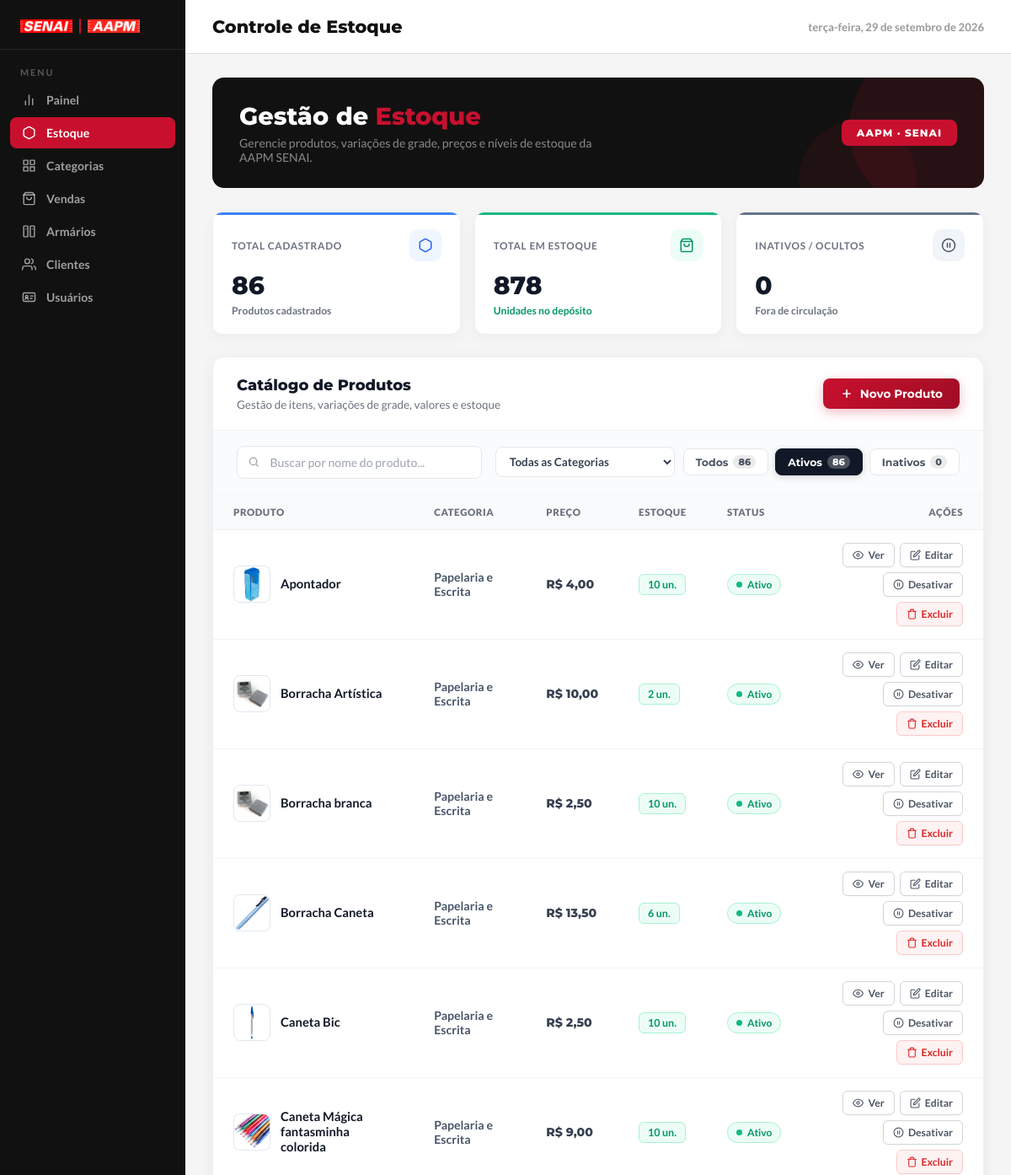
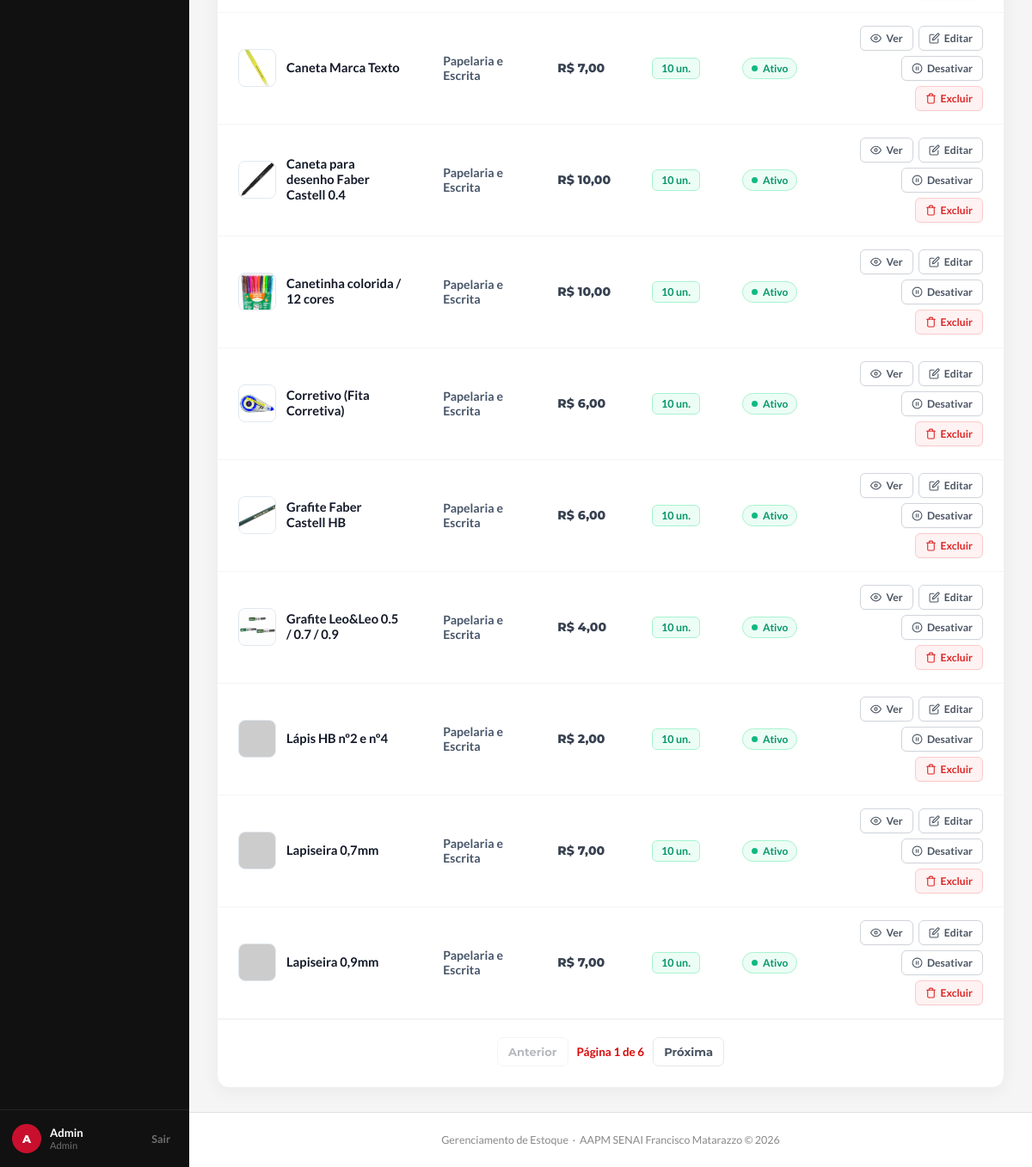
The page /produtos (signed in) on the database as committed earlier (2 pictures, top to bottom).
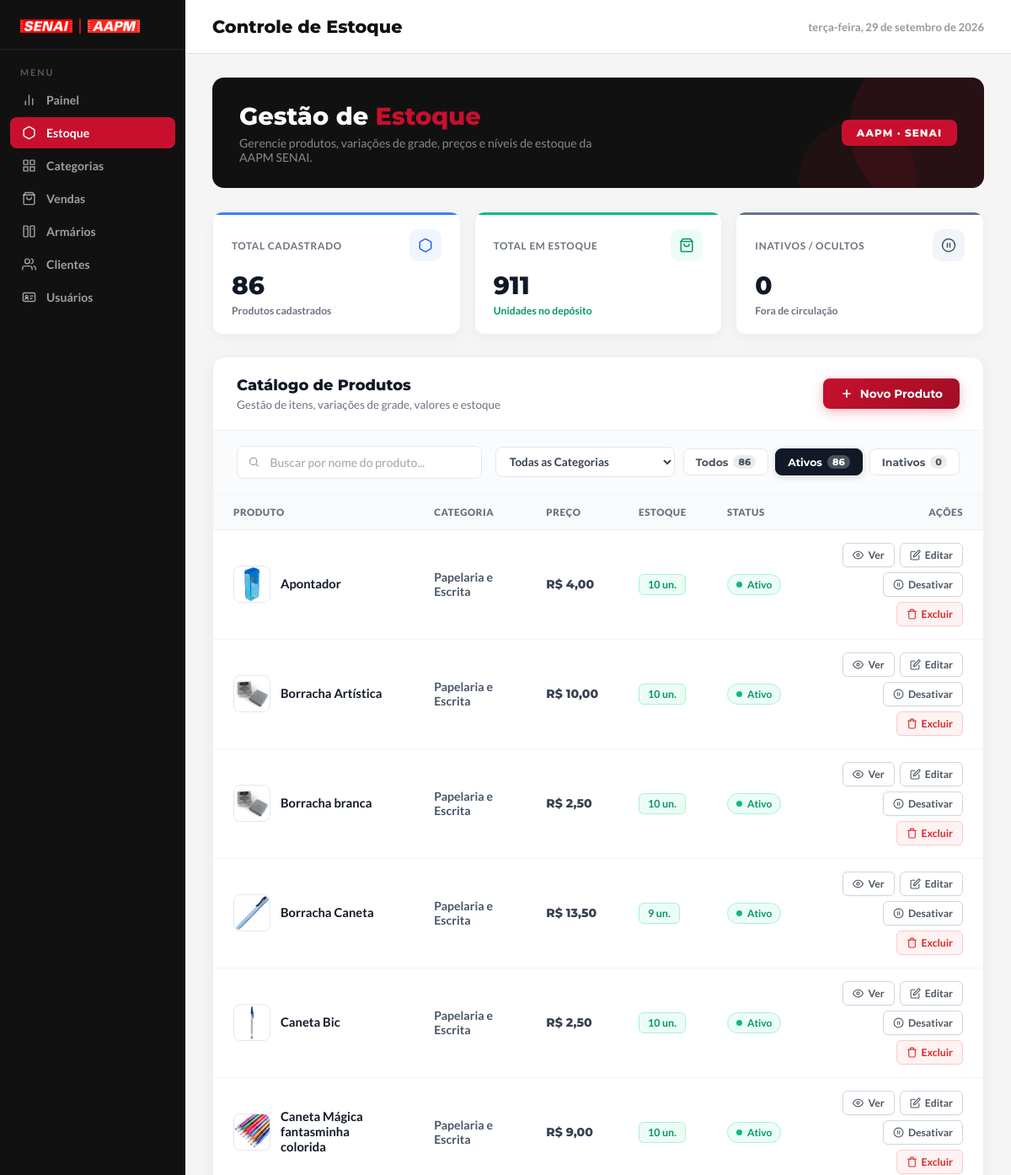
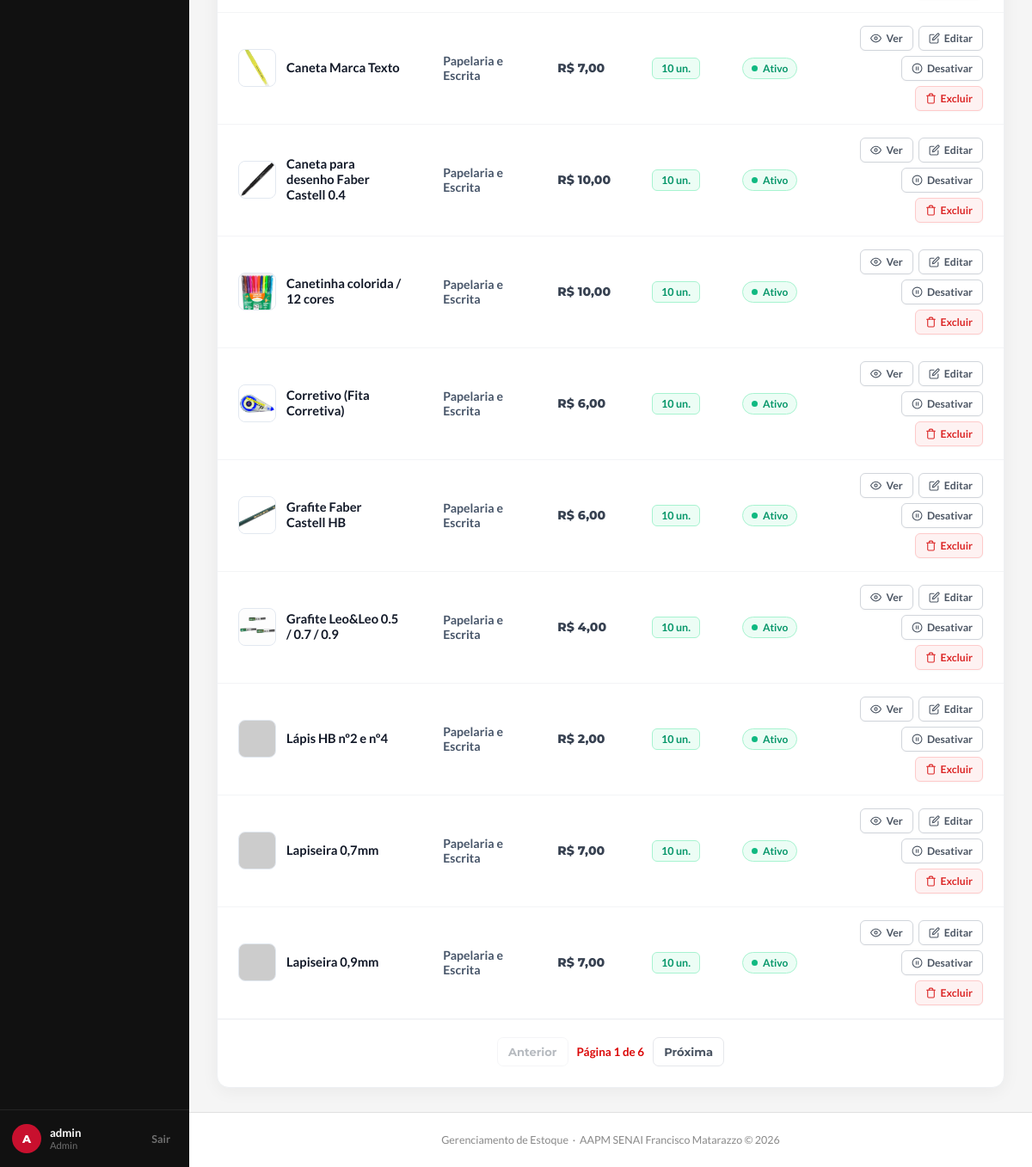
The same page on the database as committed later (2 pictures, top to bottom).
### app/models/produto.py (models this page shows, shortened)
class Produto(Base):
    __tablename__ = "produtos"
    id = Column(Integer, primary_key=True, autoincrement=True, index=True)
    nome = Column(String(100), nullable=False)
    preco = Column(Float, nullable=False, default=0.0)
    estoque_atual = Column(Integer, default=0)
    descricao = Column(String(255), nullable=True)
    ativa = Column(Boolean, default=True)
    imagem_path = Column(String(255), nullable=True)
    categoria_id = Column(Integer, ForeignKey("categorias.id", ondelete="SET NULL"), nullable=False)
    categoria = relationship("Categoria", back_populates="produtos")
    variacoes = relationship("ProdutoVariacao", back_populates="produto", cascade="all, delete-orphan", lazy="select")

### app/models/categoria.py (models this page shows)
class Categoria(Base):
    __tablename__ = "categorias"
    id = Column(Integer, primary_key=True, autoincrement=True, index=True)
    nome = Column(String(50), unique=True, nullable=False)
    ativa = Column(Boolean, default=True)
    produtos = relationship("Produto", back_populates="categoria", lazy="select")

### app/controllers/produto_controller.py (the view)
@router.get("")
def listar_produtos(
    request: Request,
    busca: str = "",
    categoria_id: int = 0,
    status: str = "ativos",
    db: Session = Depends(get_db),
    page: int = 1,
    per_page: int = 15,
    usuario = Depends(get_usuario_logado)
):
    query = db.query(Produto)
    if status == "inativos":
        query = query.filter(Produto.ativa == False)
    elif status == "ativos":
        query = query.filter(Produto.ativa == True)
    else:
        status = "todos"
    if busca:
        query = query.filter(Produto.nome.ilike(f"%{busca}%"))
    if categoria_id:
        query = query.filter(Produto.categoria_id == categoria_id)
    total_produtos = query.count()
    total_estoque = query.with_entities(
        func.coalesce(func.sum(Produto.estoque_atual), 0)
    ).scalar()
    page = max(page, 1)
    per_page = max(per_page, 1)
    total_pages = math.ceil(total_produtos / per_page) if total_produtos else 1
    page = min(page, total_pages)
    offset = (page - 1) * per_page
    produtos    = query.offset(offset).limit(per_page).all()
    categorias  = db.query(Categoria).filter(Categoria.ativa == True).all()
    return templates.TemplateResponse(
        request,
        "produtos/index.html",
        {
            "request":      request,
            "usuario":      usuario,
            "produtos":     produtos,
            "categorias":   categorias,
            "busca":        busca,
            "categoria_id": categoria_id,
            "status_atual": status,
            "page":         page,
            "per_page":     per_page,
            "total_pages":  total_pages,
            "total_produtos": total_produtos,
            "total_estoque": int(total_estoque or 0)
        }
    )

### app/templates/produtos/index.html (shortened to what the changed rows need)
<!DOCTYPE html>
<html lang="pt-BR">
<head>
  <link rel="stylesheet" href="/static/css/estoque.css?v=26" />
</head>
<body>
  <aside class="barra-lateral" id="barraLateral">
    <div class="barra-rodape">
      <div class="barra-usuario">
        <div class="info-usuario">
          <strong>{{ usuario.nome if usuario and usuario.nome else 'Usuário' }}</strong>
          <small>{{ usuario.role|capitalize if usuario and usuario.role else 'Usuário' }}</small>
        </div>
      </div>
    </div>
  </aside>
  <div class="conteudo-principal">
    <header class="cabecalho-pagina">
      <div class="cabecalho-titulo">
        <h1>Controle de Estoque</h1>
      </div>
    </header>
    <main class="area-conteudo">
      <div class="bloco-boas-vindas">
        <div class="bv-texto">
          <h2>Gestão de <span>Estoque</span></h2>
        </div>
      </div>
      {% set v_itens = total_estoque if total_estoque is defined else (produtos | map(attribute='estoque_atual') | sum if produtos else 0) %}
      <div class="grade-metricas" style="grid-template-columns: repeat(auto-fit, minmax(220px, 1fr));">
        <div class="card-metrica card-disponivel" onclick="window.location.href='/produtos?status=ativos&categoria_id={{ categoria_id }}&busca={{ busca }}'" style="cursor: pointer;" title="Ver produtos ativos">
          <div class="cm-topo">
            <span class="cm-label">Total em Estoque</span>
            <div class="cm-icone verde">
            </div>
          </div>
          <div class="cm-valor" id="metricaTotalItens">{{ v_itens }}</div>
          <div class="cm-variacao disponivel">Unidades no depósito</div>
        </div>
      </div>
      <div class="armarios-card">
        <div class="tabela-container">
          <table class="tabela-armarios">
            <thead>
              <tr>
                <th>Produto</th>
                <th>Categoria</th>
                <th>Preço</th>
                <th>Estoque</th>
                <th>Status</th>
                <th style="text-align: right;">Ações</th>
              </tr>
            </thead>
            <tbody id="tabelaProdutos">
              {% for p in produtos %}
              <tr
                data-status="{{ 'ativo' if p.ativa else 'inativo' }}"
                data-ativa="{{ 'true' if p.ativa else 'false' }}"
                data-categoria-id="{{ p.categoria_id or '' }}"
                data-estoque="{{ p.estoque_atual or 0 }}">
                <td>
                  <div class="produto-celula">
                    <img src="{{ p.imagem_url }}" alt="{{ p.nome }}" class="produto-thumb" onerror="this.src='https://placehold.co/300x300?text=Sem+Imagem'" />
                    <div>
                      <div class="produto-info-titulo">{{ p.nome }}</div>
                    </div>
                  </div>
                </td>
                <td>
                  <strong style="color: #475569;">{{ p.categoria.nome if p.categoria else "—" }}</strong>
                </td>
                <td class="td-preco">
                  R$ {{ "%.2f"|format(p.preco)|replace('.', ',') }}
                </td>
                <td>
                  {% if not p.ativa %}
                  <span class="chip-estoque esgotado">Desativado</span>
                  {% elif p.estoque_atual <= 0 %}
                  <span class="chip-estoque esgotado">0 un.</span>
                  {% else %}
                  <span class="chip-estoque em-estoque">{{ p.estoque_atual }} un.</span>
                  {% endif %}
                </td>
                <td>
                  {% if p.ativa %}
                  <span class="tag-tipo verde">
                    <span class="ponto-status"></span> Ativo
                  </span>
                  {% else %}
                  <span class="tag-tipo cinza">
                    <span class="ponto-status"></span> Inativo
                  </span>
                  {% endif %}
                </td>
                <td>
                  <div class="acoes-armario" style="justify-content: flex-end;">
                    <button
                      type="button"
                      class="btn-acao btn-abrir-ver"
                      data-id="{{ p.id }}"
                      data-nome="{{ p.nome }}"
                      data-categoria-nome="{{ p.categoria.nome if p.categoria else '—' }}"
                      data-categoria-id="{{ p.categoria_id or '' }}"
                      data-preco="{{ p.preco }}"
                      data-estoque="{{ p.estoque_atual or 0 }}"
                      data-ativa="{{ 'true' if p.ativa else 'false' }}"
                      data-imagem-url="{{ p.imagem_url }}"
                      data-descricao="{{ p.descricao or '' }}"
                      onclick="abrirModalVerBtn(this)"
                      title="Ver detalhes completos do produto">
                      <svg viewBox="0 0 24 24"><path d="M1 12s4-8 11-8 11 8 11 8-4 8-11 8-11-8-11-8z"/><circle cx="12" cy="12" r="3"/></svg>
                      Ver
                    </button>
                    {% if usuario and usuario.role == 'admin' %}
                    <button
                      type="button"
                      class="btn-acao btn-editar"
                      data-id="{{ p.id }}"
                      data-nome="{{ p.nome }}"
                      data-categoria-nome="{{ p.categoria.nome if p.categoria else '—' }}"
                      data-categoria-id="{{ p.categoria_id or '' }}"
                      data-preco="{{ p.preco }}"
                      data-estoque="{{ p.estoque_atual or 0 }}"
                      data-ativa="{{ 'true' if p.ativa else 'false' }}"
                      data-imagem-url="{{ p.imagem_url }}"
                      data-descricao="{{ p.descricao or '' }}"
                      onclick="abrirModalEditarBtn(this)"
                      title="Editar produto">
                      <svg viewBox="0 0 24 24"><path d="M11 4H4a2 2 0 0 0-2 2v14a2 2 0 0 0 2 2h14a2 2 0 0 0 2-2v-7"/><path d="M18.5 2.5a2.121 2.121 0 0 1 3 3L12 15l-4 1 1-4 9.5-9.5z"/></svg>
                      Editar
                    </button>
                    {% if p.ativa %}
                    <button
                      type="button"
                      class="btn-acao btn-toggle-desativar"
                      data-id="{{ p.id }}"
                      data-nome="{{ p.nome }}"
                      data-acao="desativar"
                      onclick="abrirModalToggleBtn(this)"
                      title="Desativar produto">
                      <svg viewBox="0 0 24 24"><circle cx="12" cy="12" r="10"/><line x1="10" y1="15" x2="10" y2="9"/><line x1="14" y1="15" x2="14" y2="9"/></svg>
                      Desativar
                    </button>
                    {% endif %}
                    <button
                      type="button"
                      class="btn-acao btn-excluir"
                      data-id="{{ p.id }}"
                      data-nome="{{ p.nome }}"
                      onclick="abrirModalExcluirBtn(this)"
                      title="Excluir permanentemente">
                      <svg viewBox="0 0 24 24"><polyline points="3 6 5 6 21 6"/><path d="M19 6v14a2 2 0 0 1-2 2H7a2 2 0 0 1-2-2V6m3 0V4a2 2 0 0 1 2-2h4a2 2 0 0 1 2 2v2"/></svg>
                      Excluir
                    </button>
                    {% endif %}
                  </div>
                </td>
              </tr>
              {% endfor %}
            </tbody>
          </table>
        </div>
      </div>
    </main>
  </div>
</body>
</html>

Rows that differ between the two databases and show on the page:
changed Produto "Borracha Artística": estoque_atual "2" → "10"
changed Produto "Borracha Caneta": estoque_atual "6" → "9"
Other text that changed with them:
{{ usuario.nome if usuario and usuario.nome else 'Usuário' }}: "Admin" → "admin"
{{ v_itens }}: "878" → "911"
